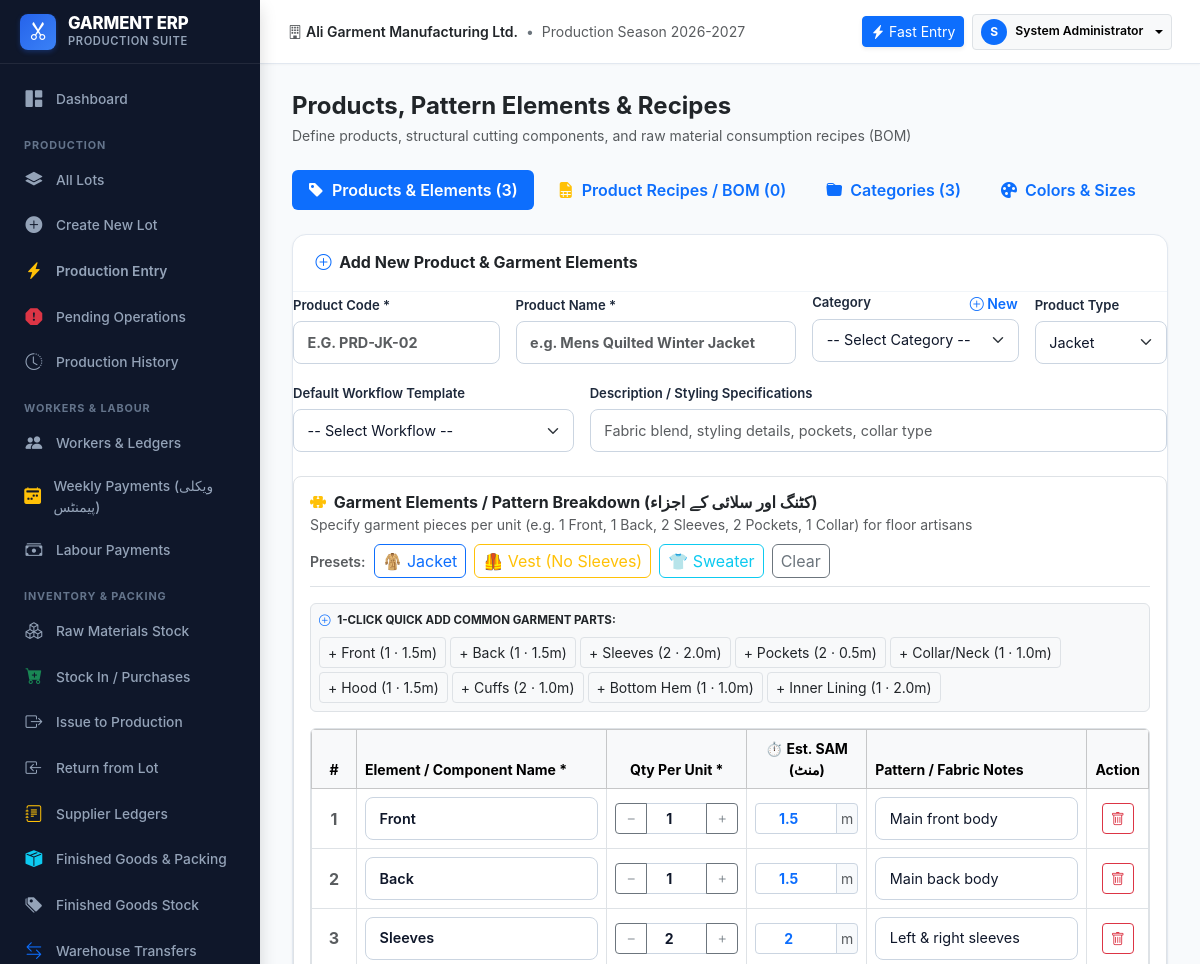
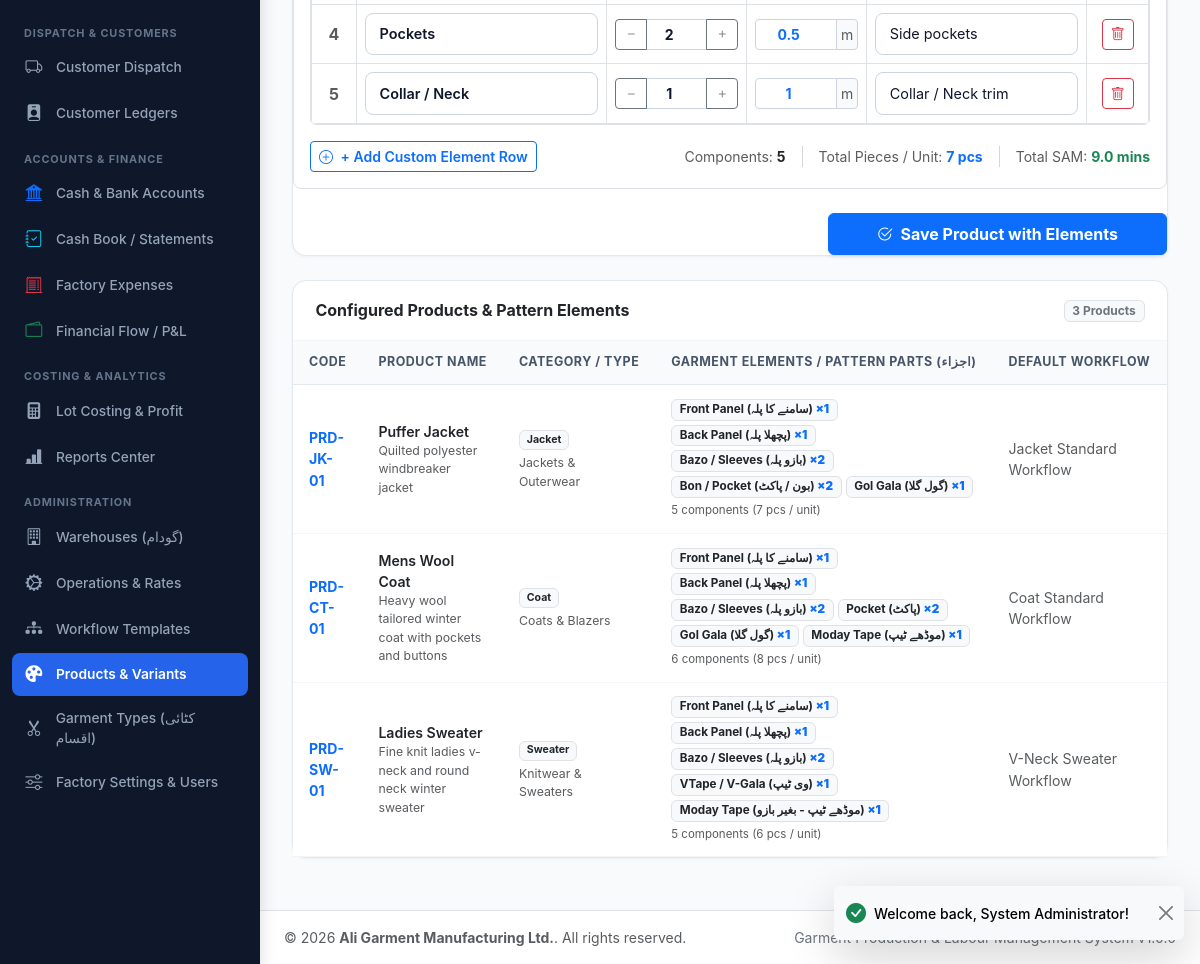
The app's page /modules/settings/products.php (signed in) with its own data (2 pictures, top to bottom).
### tables this page shows
CREATE TABLE `users` (
    `id` INT AUTO_INCREMENT PRIMARY KEY,
    `username` VARCHAR(50) NOT NULL UNIQUE,
    `password_hash` VARCHAR(255) NOT NULL,
    `full_name` VARCHAR(100) NOT NULL,
    `role_id` INT NOT NULL,
    `phone` VARCHAR(30) NULL,
    `email` VARCHAR(100) NULL,
    `is_active` TINYINT(1) NOT NULL DEFAULT 1,
    `created_at` DATETIME NOT NULL DEFAULT CURRENT_TIMESTAMP,
    `updated_at` DATETIME NOT NULL DEFAULT CURRENT_TIMESTAMP ON UPDATE CURRENT_TIMESTAMP,
    FOREIGN KEY (`role_id`) REFERENCES `roles`(`id`)
);

CREATE TABLE `products` (
    `id` INT AUTO_INCREMENT PRIMARY KEY,
    `code` VARCHAR(50) NOT NULL UNIQUE,
    `name` VARCHAR(120) NOT NULL,
    `category_id` INT NULL,
    `product_type` VARCHAR(60) NOT NULL,
    `picture` VARCHAR(255) NULL,
    `description` TEXT NULL,
    `attributes_json` TEXT NULL,
    `default_workflow_template_id` INT NULL,
    `is_active` TINYINT(1) NOT NULL DEFAULT 1,
    `created_at` DATETIME NOT NULL DEFAULT CURRENT_TIMESTAMP,
    FOREIGN KEY (`category_id`) REFERENCES `product_categories`(`id`) ON DELETE SET NULL,
    FOREIGN KEY (`default_workflow_template_id`) REFERENCES `workflow_templates`(`id`) ON DELETE SET NULL
);

CREATE TABLE `product_categories` (
    `id` INT AUTO_INCREMENT PRIMARY KEY,
    `code` VARCHAR(50) NULL UNIQUE,
    `name` VARCHAR(100) NOT NULL,
    `description` TEXT NULL,
    `is_active` TINYINT(1) NOT NULL DEFAULT 1
);

CREATE TABLE `product_elements` (
    `id` INT AUTO_INCREMENT PRIMARY KEY,
    `product_id` INT NOT NULL,
    `element_name` VARCHAR(100) NOT NULL,
    `quantity` DECIMAL(8,2) NOT NULL DEFAULT 1.00,
    `multiplier` DECIMAL(8,2) NOT NULL DEFAULT 1.00,
    `tracks_at_operator` TINYINT(1) DEFAULT 1,
    `default_sam_minutes` DECIMAL(6,2) DEFAULT 0.00,
    `notes` VARCHAR(255) NULL,
    `sort_order` INT NOT NULL DEFAULT 0,
    `created_at` DATETIME NOT NULL DEFAULT CURRENT_TIMESTAMP,
    FOREIGN KEY (`product_id`) REFERENCES `products`(`id`) ON DELETE CASCADE
);

CREATE TABLE `workflow_templates` (
    `id` INT AUTO_INCREMENT PRIMARY KEY,
    `name` VARCHAR(100) NOT NULL UNIQUE,
    `product_type` VARCHAR(50) NULL,
    `description` TEXT NULL,
    `is_active` TINYINT(1) NOT NULL DEFAULT 1
);

### modules/settings/products.php (the view, shortened to what the rows shown need)
<?php
require_once __DIR__ . '/../../config/config.php';
require_once __DIR__ . '/../../config/auth.php';
require_login();
$db = get_db();
$products = $db->query("SELECT p.*, c.name AS category_name, wt.name AS template_name,
                        (SELECT COUNT(*) FROM bom_headers WHERE product_id = p.id AND is_active = 1) AS recipe_count
                        FROM products p
                        LEFT JOIN product_categories c ON p.category_id = c.id
                        LEFT JOIN workflow_templates wt ON p.default_workflow_template_id = wt.id
                        ORDER BY p.id DESC")->fetchAll();
$allProductElements = $db->query("SELECT * FROM product_elements ORDER BY product_id ASC, sort_order ASC, id ASC")->fetchAll();
$productElementsMap = [];
foreach ($allProductElements as $el) {
    $productElementsMap[$el['product_id']][] = $el;
}
require_once __DIR__ . '/../../includes/header.php';
?>
<div class="app-main">
    <?php require_once __DIR__ . '/../../includes/topbar.php'; ?>
    <div class="app-content">
        <div class="tab-content">
            <div class="tab-pane fade show active" id="productsTab">
                <div class="card-modern mb-4">
                    <div class="card-modern-body">
                        <form method="POST" action="" id="newProductForm">
                            <div class="border rounded-3 p-3 bg-white mb-4">
                                <div class="table-responsive border rounded-2 mb-2">
                                    <table class="table table-bordered align-middle mb-0" id="prodElementsTable">
                                        <thead class="table-light small">
                                            <tr>
                                                <th style="width: 45px;" class="text-center">#</th>
                                                <th style="min-width: 180px;">Element / Component Name *</th>
                                                <th style="width: 140px;" class="text-center">Qty Per Unit *</th>
                                                <th style="width: 120px;" class="text-center">⏱️ Est. SAM (منٹ)</th>
                                                <th>Pattern / Fabric Notes</th>
                                                <th style="width: 50px;" class="text-center">Action</th>
                                            </tr>
                                        </thead>
                                    </table>
                                </div>
                            </div>
                        </form>
                    </div>
                </div>
                <div class="card-modern">
                    <div class="card-modern-body p-0">
                        <div class="table-responsive">
                            <table class="table table-modern align-middle mb-0">
                                <thead>
                                    <tr>
                                        <th>Code</th>
                                        <th>Product Name</th>
                                        <th>Category / Type</th>
                                        <th>Garment Elements / Pattern Parts (اجزاء)</th>
                                        <th>Default Workflow</th>
                                    </tr>
                                </thead>
                                <tbody>
                                    <?php foreach ($products as $p):
                                        $pElems = $productElementsMap[$p['id']] ?? [];
                                        $elemSum = array_sum(array_column($pElems, 'quantity'));
                                    ?>
                                        <tr>
                                            <td class="fw-bold text-primary"><?= clean($p['code']) ?></td>
                                            <td>
                                                <div class="fw-semibold text-dark"><?= clean($p['name']) ?></div>
                                                <?php if ($p['description']): ?>
                                                    <div class="small text-muted"><?= clean($p['description']) ?></div>
                                                <?php endif; ?>
                                            </td>
                                            <td>
                                                <span class="badge bg-light text-dark border"><?= clean($p['product_type']) ?></span>
                                                <div class="small text-muted mt-1"><?= clean($p['category_name'] ?? 'General') ?></div>
                                            </td>
                                            <td>
                                                <?php if (empty($pElems)): ?>
                                                    <span class="text-muted small fst-italic">No elements specified</span>
                                                <?php else: ?>
                                                    <div class="d-flex flex-wrap gap-1 align-items-center">
                                                        <?php foreach ($pElems as $pe): ?>
                                                            <span class="badge bg-light text-dark border" style="font-size: 0.73rem;" title="<?= clean($pe['notes'] ?? '') ?>">
                                                                <?= clean($pe['element_name']) ?> <strong class="text-primary">×<?= (float)$pe['quantity'] ?></strong>
                                                            </span>
                                                        <?php endforeach; ?>
                                                    </div>
                                                    <div class="small text-muted mt-1" style="font-size: 0.72rem;">
                                                        <?= count($pElems) ?> components (<?= (float)$elemSum ?> pcs / unit)
                                                    </div>
                                                <?php endif; ?>
                                            </td>
                                            <td class="small text-muted"><?= clean($p['template_name'] ?? 'Standard') ?></td>
                                        </tr>
                                    <?php endforeach; ?>
                                </tbody>
                            </table>
                        </div>
                    </div>
                </div>
            </div>
        </div>
    </div>
<?php require_once __DIR__ . '/../../includes/footer.php'; ?>

### includes/topbar.php (shortened to what the rows shown need)
<?php
$currentUser = current_user();
?>
<header class="app-topbar">
    <div class="d-flex align-items-center gap-2">
        <div class="dropdown">
            <button class="btn btn-sm btn-light border dropdown-toggle d-flex align-items-center gap-2" type="button" data-bs-toggle="dropdown" aria-expanded="false">
                <div class="bg-primary text-white rounded-circle d-flex align-items-center justify-content-center" style="width: 26px; height: 26px; font-size: 0.75rem; font-weight: 700;">
                    <?= strtoupper(substr($currentUser['full_name'] ?? 'U', 0, 1)) ?>
                </div>
                <span class="d-none d-md-inline fw-semibold small"><?= clean($currentUser['full_name'] ?? 'User') ?></span>
            </button>
        </div>
    </div>
</header>

### records on screen
users: full_name "S", full_name "System Administrator"
products: code "PRD-JK-01", name "Puffer Jacket", description "Quilted polyester windbreaker jacket", product_type "Jacket", category.name "Jackets & Outerwear", id "5", id "7", default_workflow_template.name "Jacket Standard Workflow"
product_elements: element_name "Front Panel (سامنے کا پلہ)", quantity "1"
product_elements: element_name "Back Panel (پچھلا پلہ)", quantity "1"
product_elements: element_name "Bazo / Sleeves (بازو پلہ)", quantity "2"
product_elements: element_name "Bon / Pocket (بون / پاکٹ)", quantity "2"
product_elements: element_name "Gol Gala (گول گلا)", quantity "1"
products: code "PRD-CT-01", name "Mens Wool Coat", description "Heavy wool tailored winter coat with pockets and buttons", product_type "Coat", category.name "Coats & Blazers", id "6", id "8", default_workflow_template.name "Coat Standard Workflow"
product_elements: element_name "Front Panel (سامنے کا پلہ)", quantity "1"
product_elements: element_name "Back Panel (پچھلا پلہ)", quantity "1"
product_elements: element_name "Bazo / Sleeves (بازو پلہ)", quantity "2"
product_elements: element_name "Pocket (پاکٹ)", quantity "2"
product_elements: element_name "Gol Gala (گول گلا)", quantity "1"
product_elements: element_name "Moday Tape (موڈھے ٹیپ)", quantity "1"
products: code "PRD-SW-01", name "Ladies Sweater", description "Fine knit ladies v-neck and round neck winter sweater", product_type "Sweater", category.name "Knitwear & Sweaters", id "5", id "6", default_workflow_template.name "V-Neck Sweater Workflow"
product_elements: element_name "Front Panel (سامنے کا پلہ)", quantity "1"
product_elements: element_name "Back Panel (پچھلا پلہ)", quantity "1"
product_elements: element_name "Bazo / Sleeves (بازو پلہ)", quantity "2"
product_elements: element_name "VTape / V-Gala (وی ٹیپ)", quantity "1"
product_elements: element_name "Moday Tape (موڈھے ٹیپ - بغیر بازو)", quantity "1"

### other values on screen
get_setting('company_name', 'Garment ERP') "Ali Garment Manufacturing Ltd."
count($products) "3"
count($recipes) "0"
count($categories) "3"
